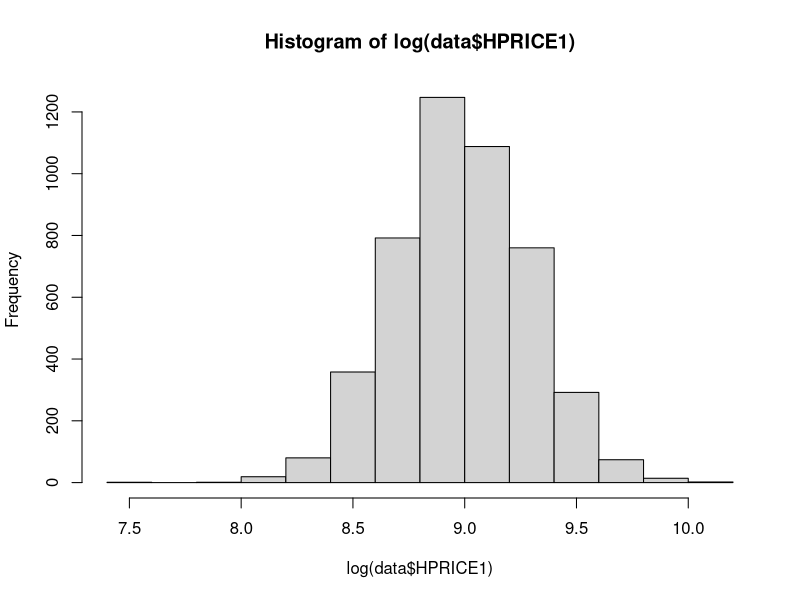
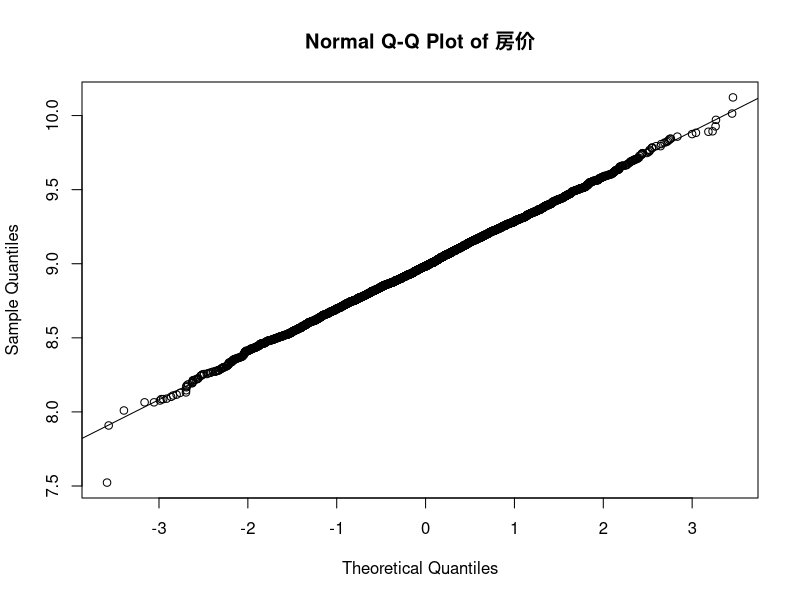
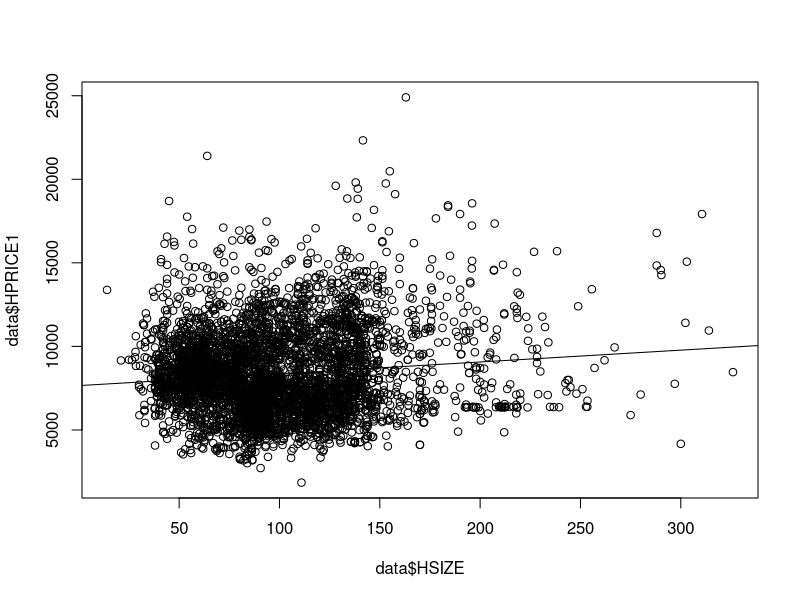
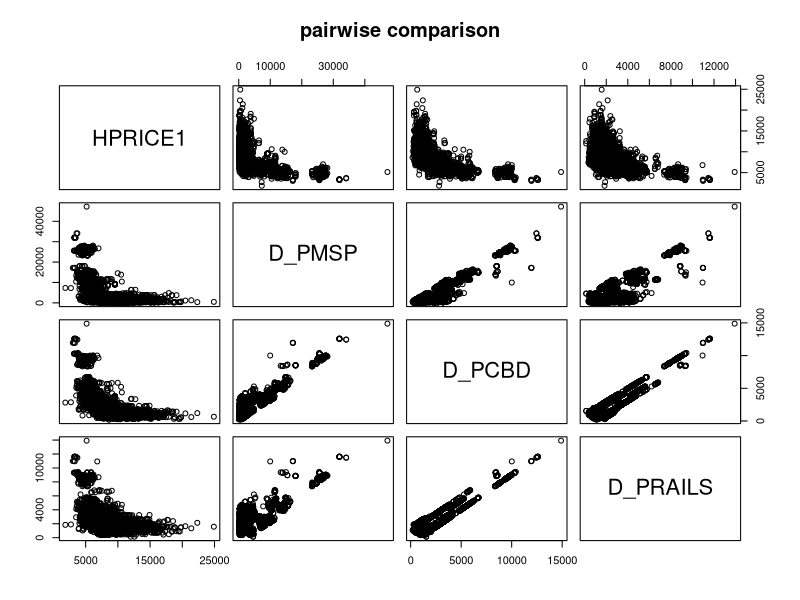
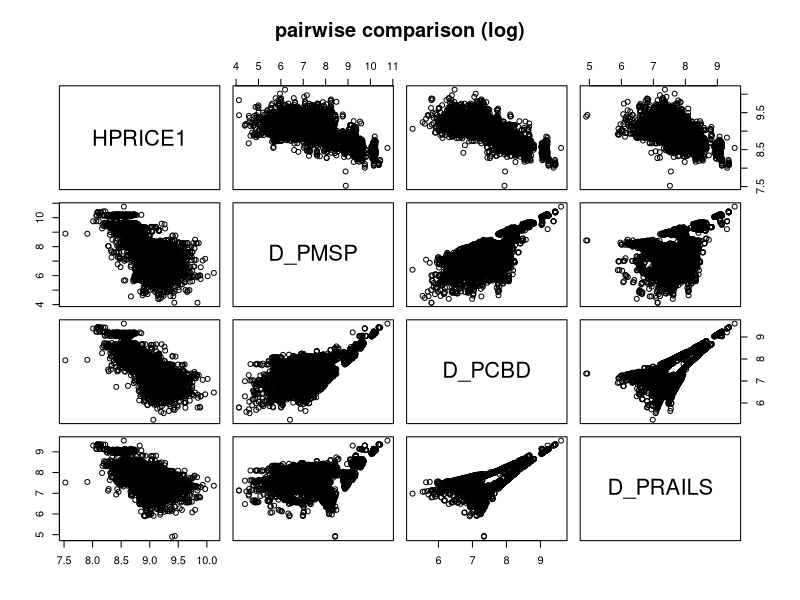

Generate these figures, in order, with R:
#数据导入
setwd("D:/R/handbook/homework06")
data<-read.csv("./data06.csv",header=TRUE, sep=",")
#检查数据结构
str(data)
#将数值型变量转为分类变量
data$RILAKnew<-as.factor(data$RILAK)
data$NSCDISnew<-as.factor(data$NSCDIS)
data$NPARKnew<-as.factor(data$NPARK)
data$URSUBnew<-as.factor(data$URSUB)
#筛选非学区房数据
data<-subset(data,NSCDIS==0)
data

#因变量正态性检验
shapiro.test(data$HPRICE1)
#因变量正态性检验
shapiro.test(log(data$HPRICE1))
#新建变量H_price便于下面的操作
H_price <-log(data$HPRICE1)
#查看变量的分布直方图
hist(log(data$HPRICE1)) 
#draw Q-Q plot
qqplot(rnorm(length(H_price)),log(data$HPRICE1),
       #“main=”后输入图片的名称
       main="Normal Q-Q Plot of 房价",
       #“xlab="Theoretical Quantiles",”表示理论分位数
       xlab="Theoretical Quantiles",
       #“ylab="Sample Quantiles"”表示实际分位数
       ylab="Sample Quantiles")
#绘制qqline作为判断正态分布的参考线
qqline(H_price)


#散点图绘制
plot(data$HSIZE,data$HPRICE1)
fitline <- lm(data$HPRICE1 ~ data$HSIZE)
abline(fitline)
#散点图阵绘制
plot(data[,c(2,11:13)],main="pairwise comparison")
#散点图阵绘制（对变量取对数后）
plot(log(data[,c(2,11:13)]),main="pairwise comparison (log)")

#相关系数计算
cor(data[,c(2,11:13)])
#建立回归模型
model1<-lm(HPRICE1~D_PMSP,data=data) 
#输出展示模型结果
summary(model1)
#建立回归模型
model2<-lm(HPRICE1~D_PCBD,data=data) 
#输出展示模型结果
summary(model2)
#建立回归模型
model3<-lm(HPRICE1~D_PRAILS,data=data) 
#输出展示模型结果
summary(model3)


#建立多元回归模型
model4<-lm(log(HPRICE1)~log(D_PMSP)+log(D_PCBD)+
             log(D_PRAILS),data=data)
#输出展示模型结果
summary(model4)
#回归系数标准化
model4new<-lm(scale(log(HPRICE1))~scale(log(D_PMSP))+
                scale(log(D_PCBD))+scale(log(D_PRAILS)),data=data)
summary(model4new)
#初步建立多元回归模型
model5<-lm(log(HPRICE1)~log(D_PMSP)+log(D_PCBD)+log(D_PRAILS),data=data)
summary(model5)

##多重共线性诊断
#安装car包
#install.packages("car")
#调用car包
library(car)
#多元回归模型的共线性诊断
vif(model5)
##模型调整与优化
#利用逐步回归进行模型优化调整
model6<-step(model5)
summary(model6)



#将住宅所在区域变量改为二分类变量
data$URSUBnew[data$URSUBnew =="2"] <- "0"
#交互作用建模
model7<-lm(log(HPRICE1)~HFLOOR+URSUBnew+HFLOOR:URSUBnew,data=data)
summary(model7)

#https://chatgptproxy.me/index.html#/questionDetail?code=mFXPsYwrTUBwgWBeUsk5GSpjksUQU6FaKgaelsPfWmzmrmg2JgdQnR_LvgKTEaNq
